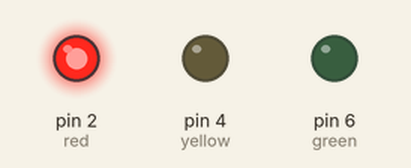
Bench run of a sketch on a simulated Arduino Uno, built with avr-gcc and run on an emulated ATmega328P. Shown: output pins drawn as LEDs (lit = HIGH).

Above: at 1.0 s.
At 3.0 s:
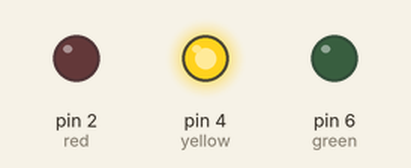
At 5.0 s:
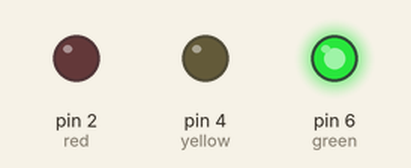
Timing chart, 0 to 7.8 s (numbered marks = the images above):
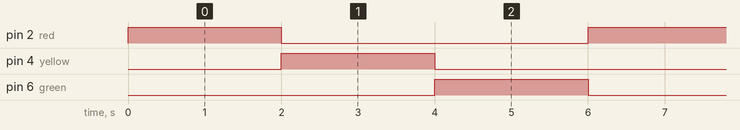

The sketch:

traffic_light.ino
```cpp
int red= 2;
int yellow=4;
int green=6;
void setup() {
  // put your setup code here, to run once:
    pinMode(red,OUTPUT);
    pinMode(yellow,OUTPUT);
    pinMode(green,OUTPUT);
}

void loop() {
  // put your main code here, to run repeatedly:
    digitalWrite(red, HIGH);
    digitalWrite(yellow, LOW);
    digitalWrite(green , LOW);
    delay(2000);
    digitalWrite(red, LOW);
    digitalWrite(yellow,HIGH);
    digitalWrite(green , LOW);
    delay(2000);
    digitalWrite(yellow, LOW);
    digitalWrite(red, LOW);
    digitalWrite(green ,HIGH);
    delay(2000);
    digitalWrite(green, LOW);
}
```

Measured:
- by itself, pin 2 (red), pin 4 (yellow), pin 6 (green): alternates HIGH for 2.0 s and LOW for 4.0 s
- by itself, everything shown: repeats every 6.0 s, in 4 steps
